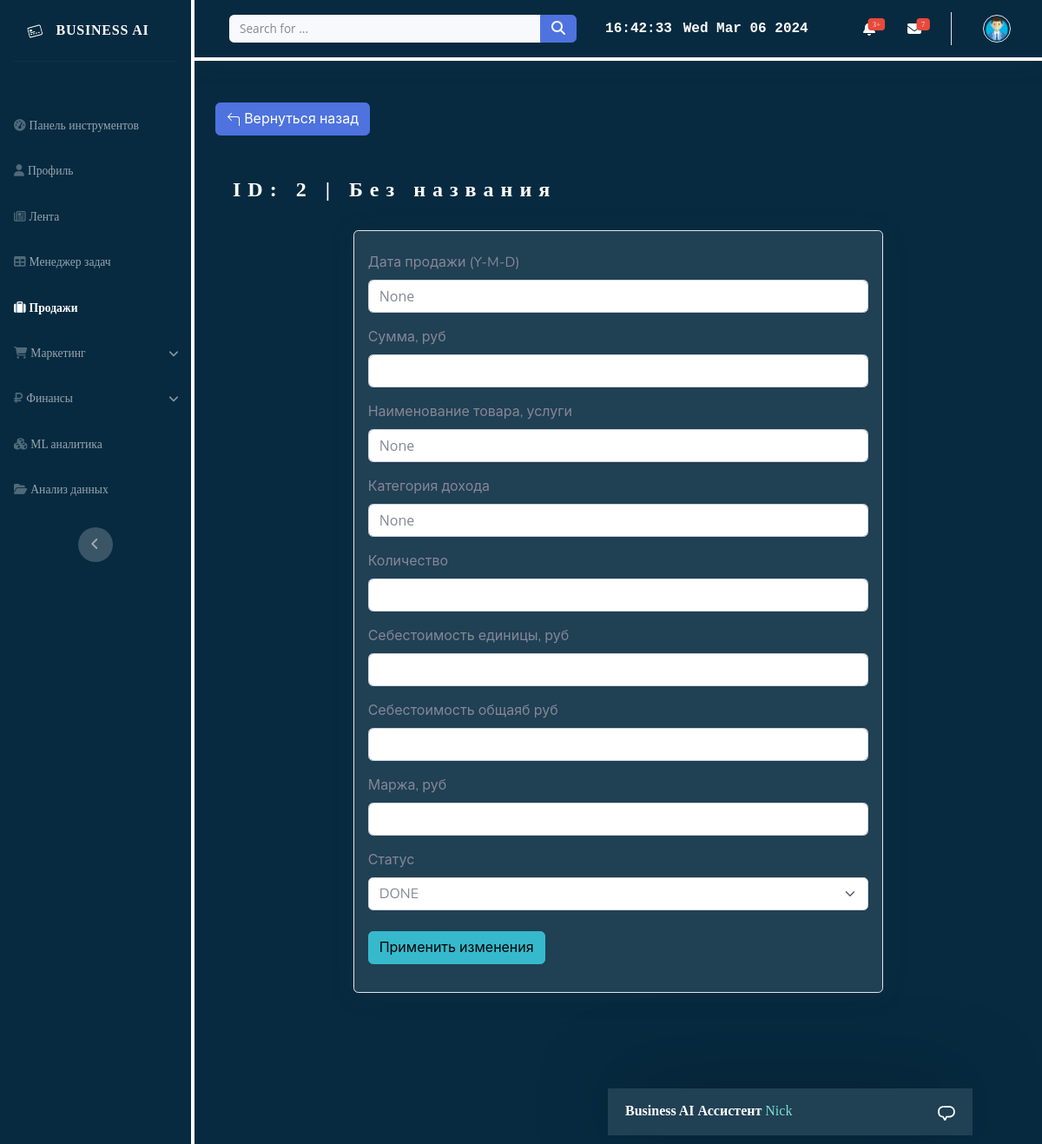
Screenshot of /sells/sell-update/2/ with the database file from the repository.
### sells/models.py (models this page shows)
class Sell(models.Model):
    user = models.ForeignKey(User, on_delete=models.CASCADE, null=True, blank=True)
    date = models.DateField(null=True, blank=True)
    summ = models.FloatField(null=True, blank=True)
    name = models.CharField(max_length=200, null=True, blank=True)
    category = models.CharField(max_length=200, null=True, blank=True)
    amount = models.IntegerField(null=True, blank=True)
    price_for_one = models.FloatField(null=True, blank=True)
    full_price = models.FloatField(null=True, blank=True)
    margue = models.FloatField(null=True, blank=True)
    DONE = 'DONE'
    WAITING = 'WAITING'
    DELIVERY_PAY = "DELIVERY_PAY"
    NO_STATUS = 'NOSTATUS'
    STATUS_CHOICES = {
        DONE: 'Оплачено',
        WAITING: 'Ожидает оплаты',
        DELIVERY_PAY:  'Наложенный платеж',
        NO_STATUS: 'Информация отсутствует',
    }
    status = models.CharField(
        max_length=20,
        choices=STATUS_CHOICES,
        default=NO_STATUS,
    )
    def __str__(self):
        if self.name == None:
            return 'Без названия'
        else:
            return 'Продажа - ' + self.name + ' Статус: ' + self.status

### sells/views.py (the view)
# urls.py: path('sell-update/<int:pk>/', SellUpdate.as_view(), name='sell-update'),
class SellUpdate(UpdateView):
    model = Sell
    template_name = 'sells/sell_form.html'
    fields = [
        'date',
        'summ',
        'name',
        'category',
        'amount',
        'price_for_one',
        'full_price',
        'margue',
        'status',
    ]
    success_url = reverse_lazy('sells:sells-list')

### sells/templates/sells/sell_form.html (shortened to what this page needs)
{% extends 'sells/template_sells.html' %}
{% block content %}
<div class="row-2 justify-content-start mb-5">
    <a href="{% url 'sells:sells-list' %}">
        <button type="button my-2" class="btn btn-primary">
                Вернуться назад
        </button>
    </a>
</div>
{% if sell %}
<div class="d-sm-flex justify-content-between align-items-center mb-4">
    <h3 class="mb-2">ID: {{sell.id}} | {{ sell }}</h3>
</div>
{% else %}
<div class="d-sm-flex justify-content-between align-items-center mb-4">
    <h3 class="mb-2">Добавление продажи</h3>
</div>
{% endif %}
<form method="POST" action="">
    <div class="row">
        <div class="col-12 col-md-8 col-xl-8 mb-4 mx-auto">
            <div class="widget card shadow border-start-primary py-2">
                <div class="card-body">
                    <div class="mb-3">
                      <label for="id_date" class="form-label">Дата продажи (Y-M-D)</label>
                      <input type="text" class="form-control" id="id_date" name="date" value="{{sell.date}}">
                    </div>
                    <div class="mb-3">
                      <label for="id_summ" class="form-label">Сумма, руб</label>
                      <input type="number" class="form-control" id="id_summ" name="summ" step="any" value="{{sell.summ}}">
                    </div>
                    <div class="mb-3">
                      <label for="id_name" class="form-label">Наименование товара, услуги</label>
                      <input type="text" class="form-control" id="id_name" name="name" maxlength="200" value="{{sell.name}}">
                    </div>
                    <div class="mb-3">
                      <label for="id_category" class="form-label">Категория дохода</label>
                      <input type="text" class="form-control" id="id_category" name="category" maxlength="200" value="{{sell.category}}">
                    </div>
                    <div class="mb-3">
                      <label for="id_amount" class="form-label">Количество</label>
                      <input type="number" class="form-control" id="id_amount" name="amount" value="{{sell.amount}}">
                    </div>
                    <div class="mb-3">
                      <label for="id_price_for_one" class="form-label">Себестоимость единицы, руб</label>
                      <input type="number" class="form-control" id="id_price_for_one" name="price_for_one" step="any" value="{{sell.price_for_one}}">
                    </div>
                    <div class="mb-3">
                      <label for="id_full_price" class="form-label">Себестоимость общаяб руб</label>
                      <input type="number" class="form-control" id="id_full_price" name="full_price" step="any" value="{{sell.full_price}}">
                    </div>
                    <div class="mb-3">
                      <label for="id_margue" class="form-label">Маржа, руб</label>
                      <input type="number" class="form-control" id="id_margue" name="margue" step="any" value="{{sell.margue}}">
                    </div>
                    <div class="mb-3">
                    <label for="id_status" class="form-label">Статус</label>
                        <select id="id_status" class="form-select" name="status">
                          <option selected>{{sell.status}}</option>
                        </select>
                    </div>
                    {% if sell %}
                    <button class="btn btn-info mt-2 mb-2" type="submit" value="submit">Применить изменения</button>
                    {%else%}
                    <button class="btn btn-primary mt-2 mb-2" type="submit" value="submit">Добавить запись</button>
                    {%endif%}
                </div>
            </div>
        </div>
    </div>
</form>
{% endblock content %}

### main/static/main/css/index/main.css (style rules this page uses)
body { background-color: #072A40; }
.widget { background-color: rgba(39, 70, 89, 0.8); }
h3 { margin-left: 20px; font-size: 2vw; color: #FFFFFF; font-family: "Proxima Nova"; letter-spacing: 8px; font-weight: bold; }

### main/static/main/css/chat_bot/chat_bot.css (style rules this page uses)
* { box-sizing: border-box; }
input { font-family: 'Open Sans', sans-serif; }

### sells/templates/sells/template_sells.html (style rules this page uses)
a { text-decoration: none; }

### rows the page displays
Sell: id "2", name "Без названия", date "None", name "None", category "None", status "DONE"
